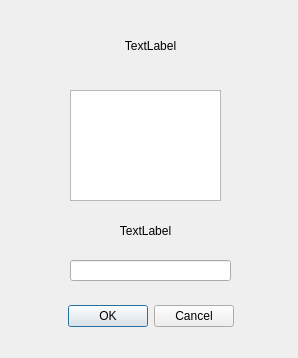
<?xml version="1.0" encoding="UTF-8"?>
<ui version="4.0">
 <class>QuadraticDialog</class>
 <widget class="QDialog" name="QuadraticDialog">
  <property name="geometry">
   <rect>
    <x>0</x>
    <y>0</y>
    <width>298</width>
    <height>358</height>
   </rect>
  </property>
  <property name="windowTitle">
   <string>Solve Equation</string>
  </property>
  <widget class="QDialogButtonBox" name="buttonBox">
   <property name="geometry">
    <rect>
     <x>40</x>
     <y>300</y>
     <width>221</width>
     <height>32</height>
    </rect>
   </property>
   <property name="autoFillBackground">
    <bool>false</bool>
   </property>
   <property name="orientation">
    <enum>Qt::Horizontal</enum>
   </property>
   <property name="standardButtons">
    <set>QDialogButtonBox::Cancel|QDialogButtonBox::Ok</set>
   </property>
   <property name="centerButtons">
    <bool>true</bool>
   </property>
  </widget>
  <widget class="QLabel" name="equationLabel">
   <property name="geometry">
    <rect>
     <x>30</x>
     <y>220</y>
     <width>231</width>
     <height>21</height>
    </rect>
   </property>
   <property name="text">
    <string>TextLabel</string>
   </property>
   <property name="alignment">
    <set>Qt::AlignCenter</set>
   </property>
  </widget>
  <widget class="QLineEdit" name="inputLineEdit">
   <property name="geometry">
    <rect>
     <x>70</x>
     <y>260</y>
     <width>161</width>
     <height>21</height>
    </rect>
   </property>
  </widget>
  <widget class="QGraphicsView" name="graphicsView">
   <property name="geometry">
    <rect>
     <x>70</x>
     <y>90</y>
     <width>151</width>
     <height>111</height>
    </rect>
   </property>
  </widget>
  <widget class="QLabel" name="labelLegend">
   <property name="geometry">
    <rect>
     <x>40</x>
     <y>20</y>
     <width>221</width>
     <height>51</height>
    </rect>
   </property>
   <property name="text">
    <string>TextLabel</string>
   </property>
   <property name="scaledContents">
    <bool>false</bool>
   </property>
   <property name="alignment">
    <set>Qt::AlignCenter</set>
   </property>
   <property name="wordWrap">
    <bool>true</bool>
   </property>
  </widget>
 </widget>
 <resources/>
 <connections>
  <connection>
   <sender>buttonBox</sender>
   <signal>accepted()</signal>
   <receiver>QuadraticDialog</receiver>
   <slot>accept()</slot>
   <hints>
    <hint type="sourcelabel">
     <x>248</x>
     <y>254</y>
    </hint>
    <hint type="destinationlabel">
     <x>157</x>
     <y>274</y>
    </hint>
   </hints>
  </connection>
  <connection>
   <sender>buttonBox</sender>
   <signal>rejected()</signal>
   <receiver>QuadraticDialog</receiver>
   <slot>reject()</slot>
   <hints>
    <hint type="sourcelabel">
     <x>316</x>
     <y>260</y>
    </hint>
    <hint type="destinationlabel">
     <x>286</x>
     <y>274</y>
    </hint>
   </hints>
  </connection>
 </connections>
</ui>
